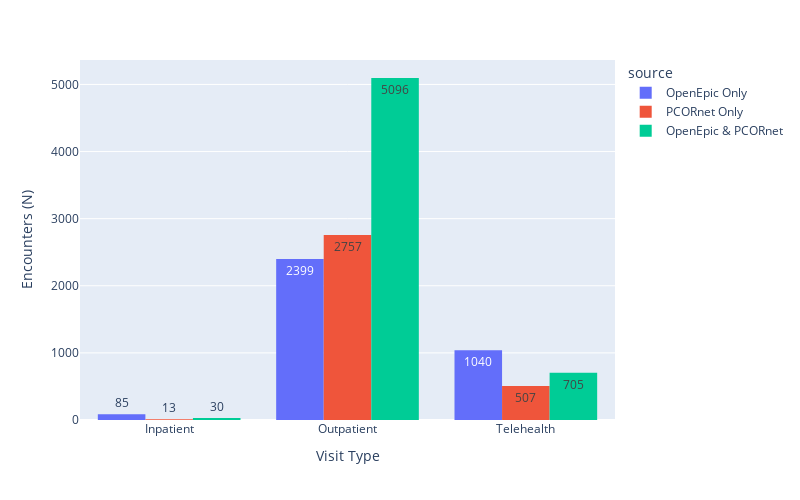

The code cell stored with this chart in its notebook:
### Code cell
import plotly.express as px
fig = px.histogram(counts, x="type", y="counts",
             color='source', barmode='group', text_auto=True,
            width=800, height=500,
            labels={
                     "type": "Visit Type",
                     "species": "Species of Iris",
                     "FHIR": "OpenEpic",
                     "Match": "vs. Chart Review"
                 },)
fig.update_layout(
    yaxis_title="Encounters (N)"
)

fig.show()

### Figure 1 — Plotly figure (JSON) as saved in the notebook; plotly's stock layout.template omitted (floating-point values rounded to 4 significant figures)
{"data": [{"alignmentgroup": "True", "bingroup": "x", "histfunc": "sum", "hovertemplate": "source=OpenEpic Only<br>Visit Type=%{x}<br>sum of counts=%{y}<extra></extra>", "legendgroup": "OpenEpic Only", "marker": {"color": "#636efa", "pattern": {"shape": ""}}, "name": "OpenEpic Only", "offsetgroup": "OpenEpic Only", "orientation": "v", "showlegend": true, "texttemplate": "%{value}", "type": "histogram", "x": ["Inpatient", "Outpatient", "Telehealth"], "xaxis": "x", "y": [85, 2399, 1040], "yaxis": "y"}, {"alignmentgroup": "True", "bingroup": "x", "histfunc": "sum", "hovertemplate": "source=PCORnet Only<br>Visit Type=%{x}<br>sum of counts=%{y}<extra></extra>", "legendgroup": "PCORnet Only", "marker": {"color": "#EF553B", "pattern": {"shape": ""}}, "name": "PCORnet Only", "offsetgroup": "PCORnet Only", "orientation": "v", "showlegend": true, "texttemplate": "%{value}", "type": "histogram", "x": ["Inpatient", "Outpatient", "Telehealth"], "xaxis": "x", "y": [13, 2757, 507], "yaxis": "y"}, {"alignmentgroup": "True", "bingroup": "x", "histfunc": "sum", "hovertemplate": "source=OpenEpic & PCORnet<br>Visit Type=%{x}<br>sum of counts=%{y}<extra></extra>", "legendgroup": "OpenEpic & PCORnet", "marker": {"color": "#00cc96", "pattern": {"shape": ""}}, "name": "OpenEpic & PCORnet", "offsetgroup": "OpenEpic & PCORnet", "orientation": "v", "showlegend": true, "texttemplate": "%{value}", "type": "histogram", "x": ["Inpatient", "Outpatient", "Telehealth"], "xaxis": "x", "y": [30, 5096, 705], "yaxis": "y"}], "layout": {"barmode": "group", "height": 500, "legend": {"title": {"text": "source"}, "tracegroupgap": 0}, "margin": {"t": 60}, "width": 800, "xaxis": {"anchor": "y", "domain": [0, 1], "title": {"text": "Visit Type"}}, "yaxis": {"anchor": "x", "domain": [0, 1], "title": {"text": "Encounters (N)"}}}}
